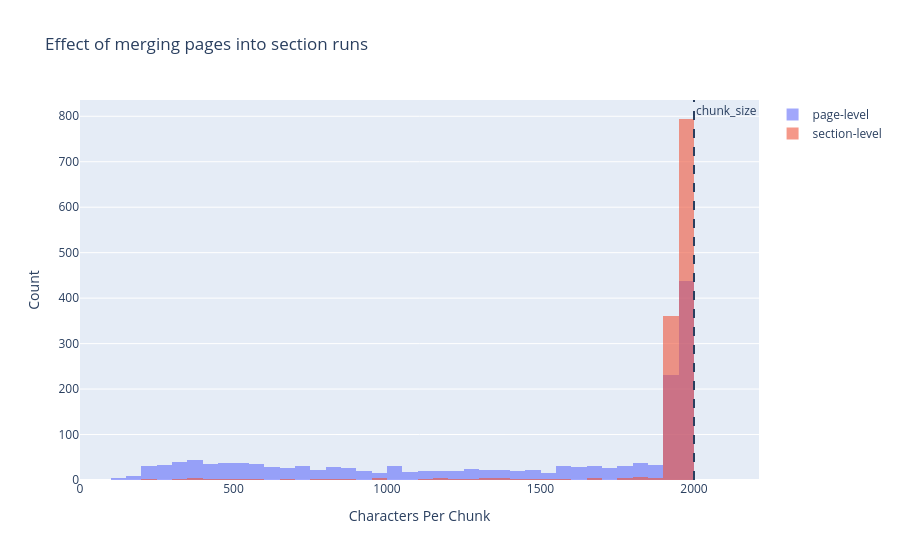

This figure's notebook cell:
### Code cell
def summarize(df):
    return pd.Series({
        "chunks": len(df),
        "% < 1,600 chars": round((df.chars < 1600).mean() * 100, 1),
        "% 1,800-2000": round(df.chars.between(1800, 2000).mean() * 100, 1),
        "P25 chars": df.chars.quantile(.25),
        "median chars": df.chars.median(),
        "std chars": round(df.chars.std(), 1),
        "tiny (<200)": (df.chars < 200).sum(),
        "tokens": df.tokens.sum(),
        "est. cost $(USD)": round(df.tokens.sum() / 1e6 * PRICE_PER_1M, 3)
    })
display(pd.DataFrame({"page-level": summarize(page_df),
                      "section-level": summarize(section_df)}))
both = pd.concat([page_df, section_df])
fig = go.Figure()
for label, g in both.groupby("strategy"):
    fig.add_histogram(x=g.chars, 
                      name=label, 
                      opacity=0.6,
                      xbins=dict(start=0,
                                 end=CHUNK_SIZE_CHARS,
                                 size=50))
fig.add_vline(x=CHUNK_SIZE_CHARS,
              line_dash="dash",
              annotation_text="chunk_size")
fig.update_layout(barmode="overlay",
                  title="Effect of merging pages into section runs",
                  xaxis_title="Characters Per Chunk",
                  yaxis_title="Count"
                  ).show()

### Figure 1 — Plotly figure (JSON) as saved in the notebook; plotly's stock layout.template omitted (floating-point values rounded to 4 significant figures; data arrays with more than 128 entries replaced by an {"elided": "..."} marker saying what was removed)
{"data": [{"name": "page-level", "opacity": 0.6, "type": "histogram", "x": {"elided": "1631 int values"}, "xbins": {"end": 2000, "size": 50, "start": 0}}, {"name": "section-level", "opacity": 0.6, "type": "histogram", "x": {"elided": "1243 int values"}, "xbins": {"end": 2000, "size": 50, "start": 0}}], "layout": {"annotations": [{"showarrow": false, "text": "chunk_size", "x": 2000, "xanchor": "left", "xref": "x", "y": 1, "yanchor": "top", "yref": "y domain"}], "barmode": "overlay", "shapes": [{"line": {"dash": "dash"}, "type": "line", "x0": 2000, "x1": 2000, "xref": "x", "y0": 0, "y1": 1, "yref": "y domain"}], "title": {"text": "Effect of merging pages into section runs"}, "xaxis": {"title": {"text": "Characters Per Chunk"}}, "yaxis": {"title": {"text": "Count"}}}}
